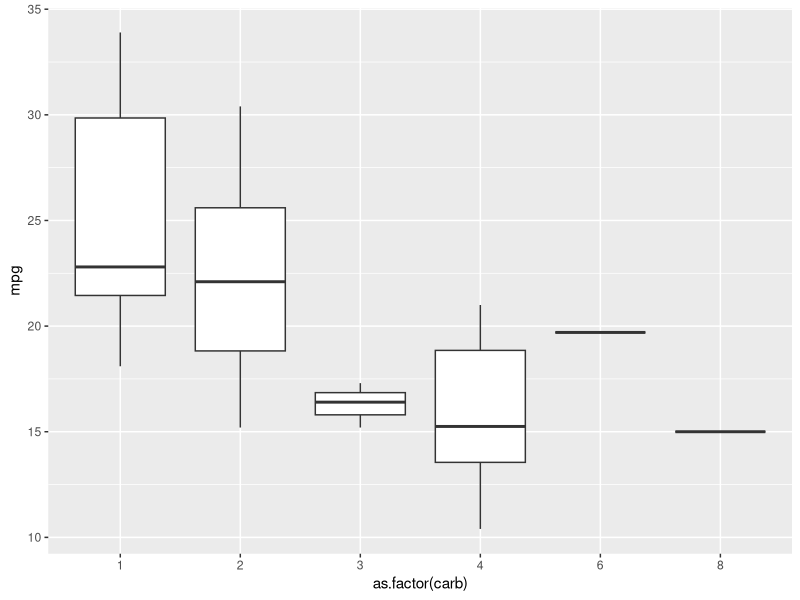
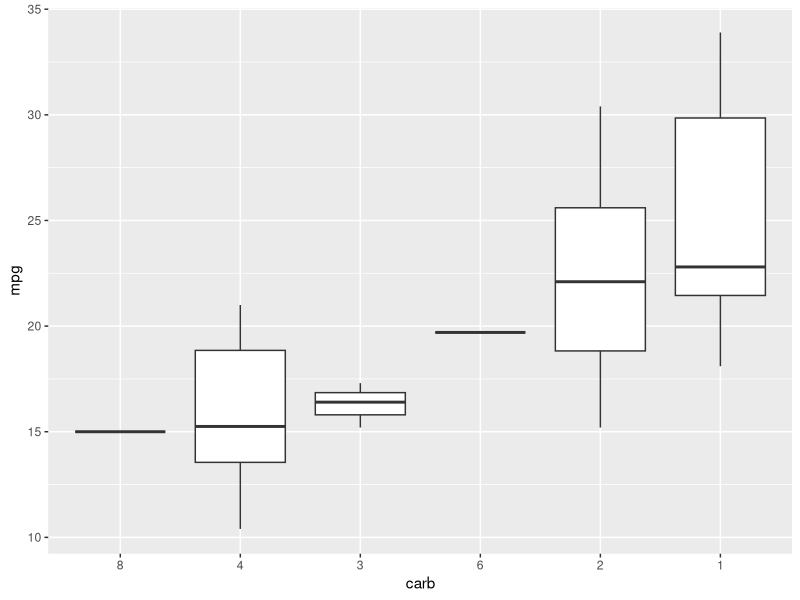

Write R code to recreate these figures, in order.
## ---- chunk 1
knitr::opts_chunk$set(collapse = TRUE)
## ---- chunk 2
library(forcats)
library(tidyverse)
## ---- chunk 3
fator <- factor(c("Scorsese", "DiCaprio", "Patty Jenkins", "Gal Gadot"))

# Alterando apenas uma
fct_recode(fator, direcao = "Scorsese")

# Alterando todas
fct_recode(fator,
           direcao = "Scorsese",
           direcao = "Patty Jenkins",
           elenco = "DiCaprio",
           elenco = "Gal Gadot")
## ---- chunk 4
# Objeto simulando uma amostra do personagem
# de série favorito de 100 pessoas
nomes <- c("Sheldon", "Leonard", "Penny", "Howard", "Rajesh",
           "Ted", "Marshall", "Robin", "Lily", "Barney",
           "Michael", "Jim", "Pam", "Dwight", "Andy")

per_fav<- sample(x = nomes, size = 100, replace = T) %>%
  as.factor

head(per_fav)

# Conta o número de observações em cada categoria
fct_count(per_fav)

# Junta as categorias
per_fav2 <- fct_collapse(per_fav,
             TBBT = c("Sheldon", "Leonard", "Penny", "Howard", "Rajesh"),
             HIMYM = c("Ted", "Marshall", "Robin", "Lily", "Barney"),
             TheOffice = c("Michael", "Jim", "Pam", "Dwight", "Andy"))

head(per_fav2)
fct_count(per_fav2)

## ---- chunk 5
mtcars %>%
  ggplot(aes(x = as.factor(carb), y = mpg)) +
  geom_boxplot()
mtcars %>%
  mutate(carb = fct_reorder(.f = as.factor(carb),
                            .x = mpg,
                            .fun = median)) %>%
  ggplot(aes(x = carb, y = mpg)) +
  geom_boxplot()

## ---- chunk 6
letras <- factor(letters[rpois(100, 5)])
fct_count(letras)

# Por default, a categoria "Other" sempre será menor
# que as outras categorias.
letras %>%
  fct_lump(other_level = "Outros") %>%
  fct_count

# Espeficicando o argumento "n = 4", preservamos os
# 4 valores mais comuns
letras %>%
  fct_lump(n = 4, other_level = "Outros") %>%
  fct_count

# Espeficicando o argumento "n = -4", preservamos
# apenas os 4 valores que menos aparecem
letras %>%
  fct_lump(n = -4, other_level = "Principais") %>%
  fct_count
## ---- chunk 7
fator <- factor(c("casado", "viuvo", "solteiro", "divorciado"))
fator

lvls_reorder(fator, c(3, 1, 2, 4))
